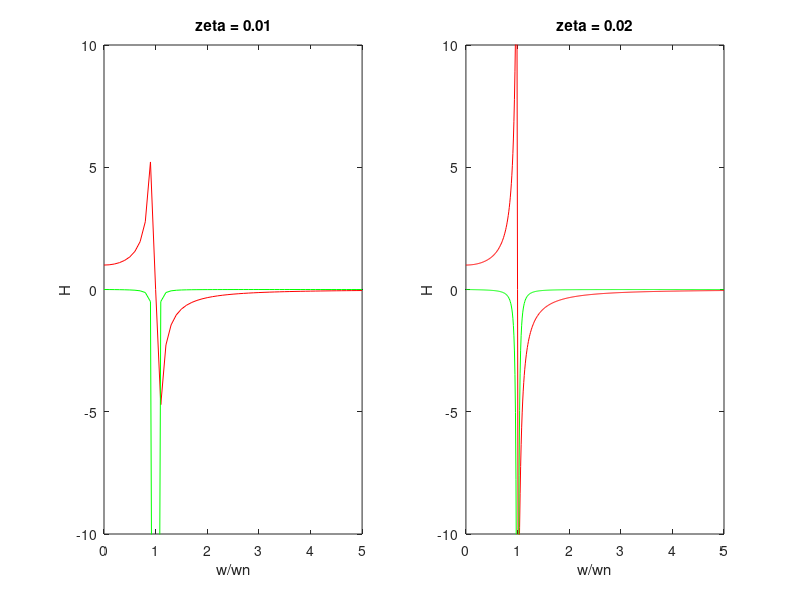

This chart was generated by the following MATLAB code:
%《振动理论及应用》（第五版）P82 题3.6
% 绘制受迫振动响应的图像

zeta = 0.01; % 阻尼系数
ratio = 0:0.1:5; % omega/omega_n

realPart = (1 - (ratio) .^ 2) ./ ((1 - (ratio) .^ 2) .^ 2 + (2 * zeta * ratio) .^ 2);
imaginaryPart =- (2 * zeta * ratio) ./ ((1 - (ratio) .^ 2) .^ 2 + (2 * zeta * ratio) .^ 2);

% 第一个子图
subplot(1, 2, 1);
plot(ratio, realPart, 'r');
hold on;
plot(ratio, imaginaryPart, 'g');
title('zeta = 0.01');
xlabel('w/wn');
ylabel('H');
xlim([0, 5]); % 限制显示范围
ylim([-10, 10]);
hold off;

zeta = 0.02;
ratio = 0:0.01:5;

realPart = (1 - (ratio) .^ 2) ./ ((1 - (ratio) .^ 2) .^ 2 + (2 * zeta * ratio) .^ 2);
imaginaryPart =- (2 * zeta * ratio) ./ ((1 - (ratio) .^ 2) .^ 2 + (2 * zeta * ratio) .^ 2);

% 第二个子图
subplot(1, 2, 2);
plot(ratio, realPart, 'r');
hold on;
plot(ratio, imaginaryPart, 'g');
title('zeta = 0.02');
xlabel('w/wn');
ylabel('H');
xlim([0, 5]); % 限制显示范围
ylim([-10, 10]);
hold off;
